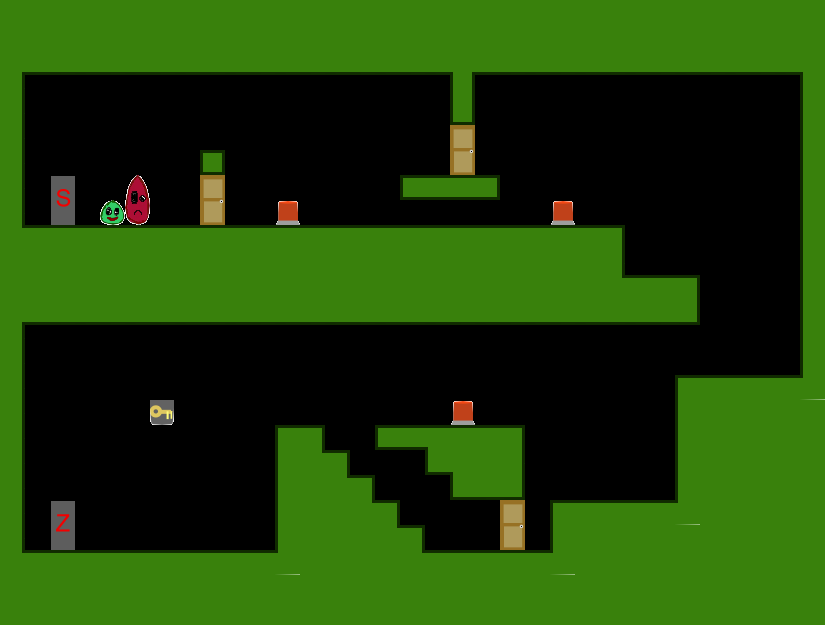

Tiled map render using the project's own tile images. Description and the map definition, with tile-layer contents summarised, below:
An orthogonal 33x25 tile map with 25x25 px tiles, 1 tile layer (Kachelebene 1).

<map version="1.0" orientation="orthogonal" width="33" height="25" tilewidth="25" tileheight="25">
 <tileset firstgid="1" name="Tileset" tilewidth="25" tileheight="25">
  <image source="../img/Tileset.png" width="400" height="250" />
 </tileset>
 <layer name="Kachelebene 1" width="33" height="25">
  <properties>
   <property name="Button1" value="011" />
   <property name="Button2" value="012" />
   <property name="Button3" value="013" />
   <property name="Door1" value="011" />
   <property name="Door2" value="012" />
   <property name="Door3" value="013" />
  </properties>
  <data>[825 cells, 440 non-empty, 33 distinct tile ids]</data>
 </layer>
</map>
